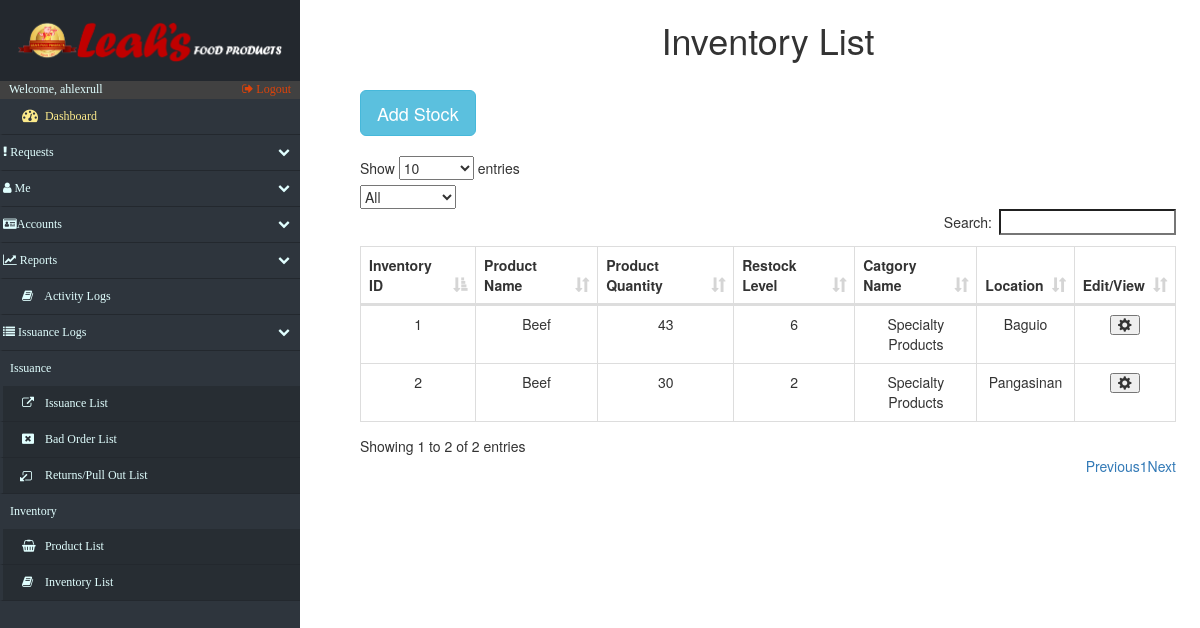
The page /inventory.php (signed in) on the database its author committed.
### tables this page shows
CREATE TABLE `inventory` (
  `iS_inventoryid` int(15) NOT NULL,
  `iS_product_id` int(15) NOT NULL,
  `iS_re-stock_lvl` int(10) NOT NULL,
  `iS_quantity` int(10) NOT NULL,
  `iS_location` varchar(45) NOT NULL
);

CREATE TABLE `product_list` (
  `productList_id` int(15) NOT NULL,
  `productList_name` varchar(50) DEFAULT NULL,
  `category_id` int(15) NOT NULL,
  `productList_origprice` decimal(13,2) DEFAULT NULL
);

CREATE TABLE `category_list` (
  `category_id` int(15) NOT NULL,
  `category_name` varchar(100) NOT NULL,
  `category_status` varchar(10) DEFAULT NULL
);

### inventory.php (the view, shortened to what this page needs)
<!DOCTYPE html>
<html lang="en">
<head>
    <?php include('fragments/config.php') ?>
    <link rel="stylesheet" href="https://maxcdn.bootstrapcdn.com/bootstrap/3.3.7/css/bootstrap.min.css">
    <link href="src/css/datatables.css" rel="stylesheet">
    <link href="//maxcdn.bootstrapcdn.com/font-awesome/4.2.0/css/font-awesome.min.css" rel="stylesheet">
    <link href="src/css/sidebar.css" rel="stylesheet">
    <link href="src/css/custom.css" rel="stylesheet">
</head>
<body>
    <div class="nav-side-menu">
        <div class="brand">
            <div class="brandtext"></div>
        </div>
        <div class="user_info">
            <span>Welcome, <?php
                echo $_SESSION['username'];
                ?>
            </span>
            <a href="fragments/logout.php">
                <i class="fa fa-sign-out" aria-hidden="true"></i> Logout
            </a>
        </div>
        <div class="menu-list">
            <ul id="menu-content" class="menu-content collapse out">
                <li>
                    <a id="dashboard_txt" href="index.php">
                        <i class="fa fa-dashboard fa-lg"></i> Dashboard
                    </a>
                </li>
                <li data-toggle="collapse" data-target="#products" class="collapsed">
                    <i class="fa fa-exclamation"></i> Requests <span class="arrow"></span>
                </li>
                <li data-toggle="collapse" data-target="#service" class="collapsed">
                    <i class="fa fa-user"></i> Me <span class="arrow"></span>
                </li>
                <li data-toggle="collapse" data-target="#accounts" class="collapsed">
                    <i class="fa fa-id-card" aria-hidden="true"></i>Accounts <span class="arrow"></span>
                </li>
                <li data-toggle="collapse" data-target="#reports" class="collapsed">
                    <i class="fa fa-line-chart" aria-hidden="true"></i> Reports <span class="arrow"></span>
                </li>
                <li>
                    <a href="log_Activity.php">
                        <i class="fa fa-book"></i> Activity Logs
                    </a>
                </li>
                <li data-toggle="collapse" data-target="#issue" class="collapsed">
                    <i class="fa fa-list" aria-hidden="true"></i> Issuance Logs <span class="arrow"></span>
                </li>
                <div class="sub-menu_nct">
                    <span class="sub-menu">Issuance
                    </span>
                </div>
                <li class="sub-menu_nc">
                    <a href="issuance.php">
                        <i class="fa fa-external-link" aria-hidden="true"></i> Issuance List
                    </a>
                </li>
                <li class="sub-menu_nc">
                    <a href="issuance_BadOrder.php">
                        <i class="fa fa-window-close" aria-hidden="true"></i> Bad Order List
                    </a>
                </li>
                <li class="sub-menu_nc">
                    <a href="issuance_Returns.php">
                        <i class="fa fa-external-link fa-rotate-180" aria-hidden="true"></i> Returns/Pull Out List
                    </a>
                </li>
                <div class="sub-menu_nct">
                    <span class="sub-menu">Inventory
                    </span>
                </div>
                <li class="sub-menu_nc">
                    <a class="sub-menu_nc" href="products.php">
                        <i class="fa fa-shopping-basket"> </i> Product List
                    </a>
                </li>
                <li class="sub-menu_nc">
                    <a href="inventory.php">
                        <i class="fa fa-book"> </i> Inventory List
                    </a>
                </li>
            </ul>
        </div>
    </div>
       <div id="page-content-wrapper">
        <div class="containers">
            <table class="table table-striped table-bordered">
                <h1 align="center">Inventory List</h1>
            </table>
            <?php
				$retrieve = ("SELECT * FROM inventory INNER JOIN product_list ON inventory.iS_product_id = product_list.productList_id INNER JOIN category_list AS C ON C.category_id = product_list.category_id;");
				$results = mysqli_query($db, $retrieve);
			?>
                <table class="table table-striped table-bordered">
                    <button type="button" class="btn btn-info btn-lg" data-toggle="modal" data-target="#myModal">Add Stock</button>
                </table>
                <div id="mainContainer">
                    <table id="datatables" class="table table-hover table-bordered dataTable" cellspacing="0" width="100%" role="grid" aria-describedby="myTable_info" style="width: 100%;">
                        <thead>
                            <tr>
                                <th>Inventory ID</th>
                                <th>Product Name</th>
                                <th>Product Quantity</th>
                                <th>Restock Level</th>
                                <th>Catgory Name</th>
                                <th>Location</th>
                                <th>Edit/View</th>
                            </tr>
                        </thead>
                        <tbody>
                            <?php
							foreach ($results as $data):
						?>
                                <tr>
                                    <td data-title="inventory id">
                                        <?php echo $data["iS_inventoryid"]; ?>
                                    </td>
                                    <td data-title="productList name">
                                        <?php echo $data["productList_name"]; ?>
                                    </td>
                                    <td data-title="product quantity">
                                        <?php echo $data["iS_quantity"]; ?>
                                    </td>
                                    <td data-title="Restock Quantity">
                                        <?php echo $data["iS_re-stock_lvl"]; ?>
                                    </td>
                                    <td data-title="category">
                                        <?php echo $data["category_name"]; ?>
                                    </td><td data-title="location">
                                        <?php echo $data["iS_location"]; ?>
                                    </td>
                                    <td data-title="edit">
										<table class="table table-striped table-bordered">
											<button type="button" class="glyphicon glyphicon-cog" data-toggle="modal" aria-hidden="true" data-target="#editModal"></button>
										</table>
                                    </td>
                                </tr>
                                <?php
								endforeach;
							?>
                        </tbody>
                    </table>
						</div>
                    </div>
        </div>
</body>
</html>

### src/css/datatables.css (style rules this page uses)
table.dataTable { clear: both; width: auto; text-align: center; margin-top: 6px !important; margin-bottom: 6px !important; max-width: none !important; border-collapse: separate !important }
table.dataTable td, table.dataTable th { -webkit-box-sizing: content-box; box-sizing: content-box }
table.dataTable thead>tr>th.sorting_asc, table.dataTable thead>tr>th.sorting_desc, table.dataTable thead>tr>th.sorting, table.dataTable thead>tr>td.sorting_asc, table.dataTable thead>tr>td.sorting_desc, table.dataTable thead>tr>td.sorting { padding-right: 30px }
table.dataTable thead .sorting, table.dataTable thead .sorting_asc, table.dataTable thead .sorting_desc, table.dataTable thead .sorting_asc_disabled, table.dataTable thead .sorting_desc_disabled { cursor: pointer; position: relative }
table.dataTable thead .sorting:after, table.dataTable thead .sorting_asc:after, table.dataTable thead .sorting_desc:after, table.dataTable thead .sorting_asc_disabled:after, table.dataTable thead .sorting_desc_disabled:after { position: absolute; bottom: 8px; right: 8px; display: block; font-family: 'Glyphicons Halflings'; opacity: 0.5 }
table.dataTable thead .sorting:after { opacity: 0.2; content: "\e150" }
table.dataTable thead .sorting_asc:after { content: "\e155" }
table.table-bordered.dataTable th, table.table-bordered.dataTable td { border-left-width: 0 }
table.table-bordered.dataTable th:last-child, table.table-bordered.dataTable th:last-child, table.table-bordered.dataTable td:last-child, table.table-bordered.dataTable td:last-child { border-right-width: 0 }
table.table-bordered.dataTable tbody th, table.table-bordered.dataTable tbody td { border-bottom-width: 0 }

### src/css/sidebar.css (style rules this page uses)
.nav-side-menu { overflow: hidden; font-family: verdana; font-size: 12px; font-weight: 200; background-color: #2e353d; position: fixed; top: 0px; width: 300px; height: 100%; color: #e1ffff; }
.nav-side-menu .brand { background-color: #23282e; line-height: 50px; display: block; text-align: center; font-size: 14px; }
.nav-side-menu ul, .nav-side-menu li { list-style: none; padding: 0px; margin: 0px; line-height: 35px; cursor: pointer; }
.nav-side-menu li { padding-left: 0px; border-left: 3px solid #2e353d; border-bottom: 1px solid #23282e; }
.nav-side-menu li a { text-decoration: none; color: #e1ffff; }
.nav-side-menu li a i { padding-left: 10px; width: 20px; padding-right: 20px; }
@media (min-width: 800px) { .nav-side-menu .menu-list .menu-content { display: block; } }
body { margin: 0px; padding: 0px; }
#dashboard_txt { color: #fcea8b; }
.sub-menu_nc { background-color: #272d33; }
.sub-menu_nct { padding-left: 10px; }
.nav-side-menu .brand .brandtext { padding: 4%; content: url(../img/LeahsTextAlter.PNG); width: 100%; text-align: center; }
.user_info { background-color: #414141; }
.user_info a { float: right; padding-right: 3%; color: #dd430a; }
.user_info span { padding-left: 3% }
.sub-menu_nc a { display: block; }
.menu-content > li a { display: inline-block; width: 100%; }
#menu-content li a { padding-left: 3%; }

### src/css/custom.css (style rules this page uses)
.containers { padding: 0px; margin: 0px; float: right; width: 79%; padding-right: 5%; }
@media (max-width: 1600px) { .containers { width: 75%; padding-right: 4%; } }
@media (max-width: 1400px) { .containers { width: 73%; padding-right 3%;: } }
@media (max-width: 1260px) { .containers { width: 70%; padding-right: 2%; } }

### rows shown on the page
inventory: iS_inventoryid "1", iS_product.productList_name "Beef", iS_quantity "43", value "6", category_list.category_name "Specialty Products", iS_location "Baguio"
inventory: iS_inventoryid "2", iS_product.productList_name "Beef", iS_quantity "30", value "2", category_list.category_name "Specialty Products", iS_location "Pangasinan"

### other values the page prints
$_SESSION['username'] "ahlexrull"
